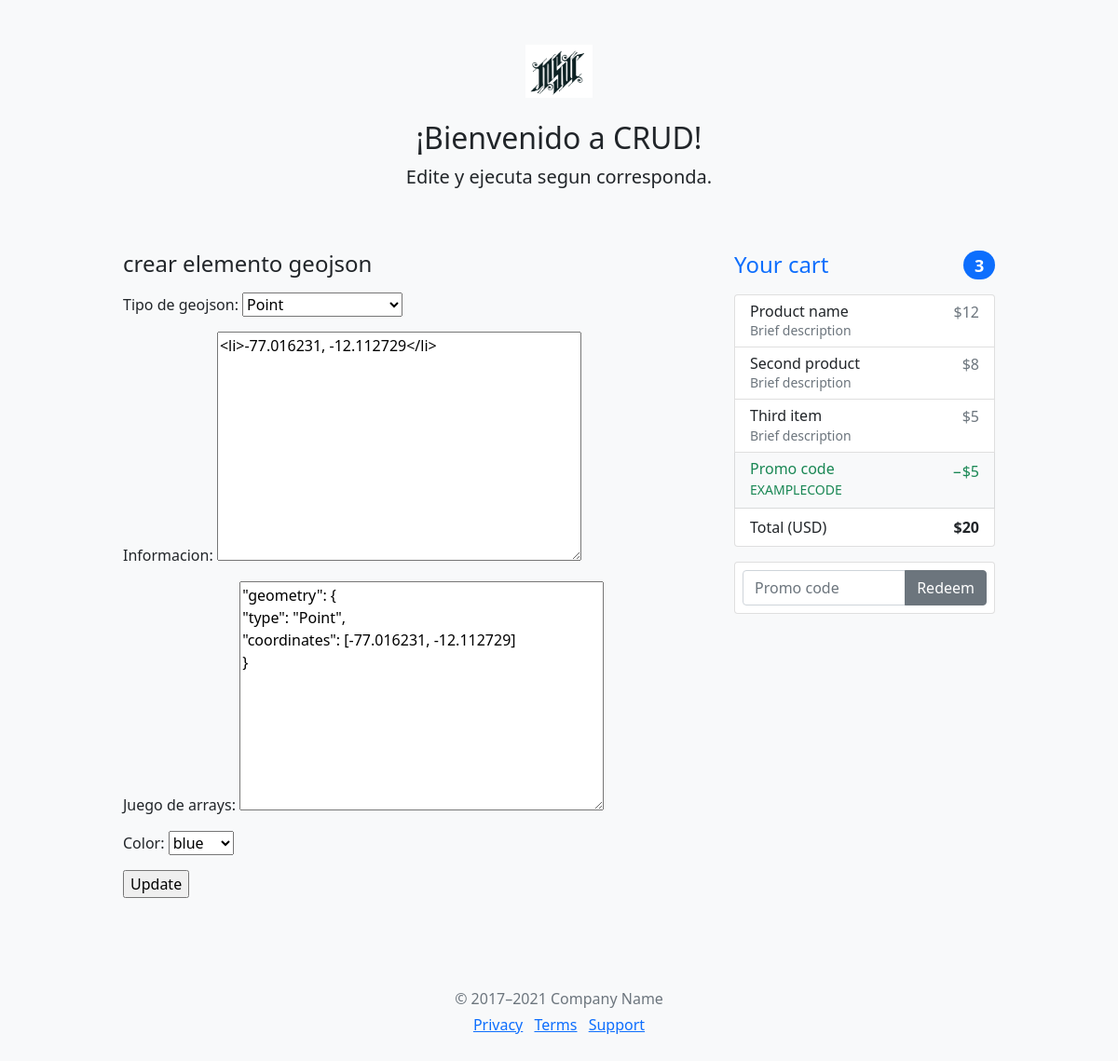
The page /polls/1/interfaceGeojsonUpdate/ on the database as committed earlier.
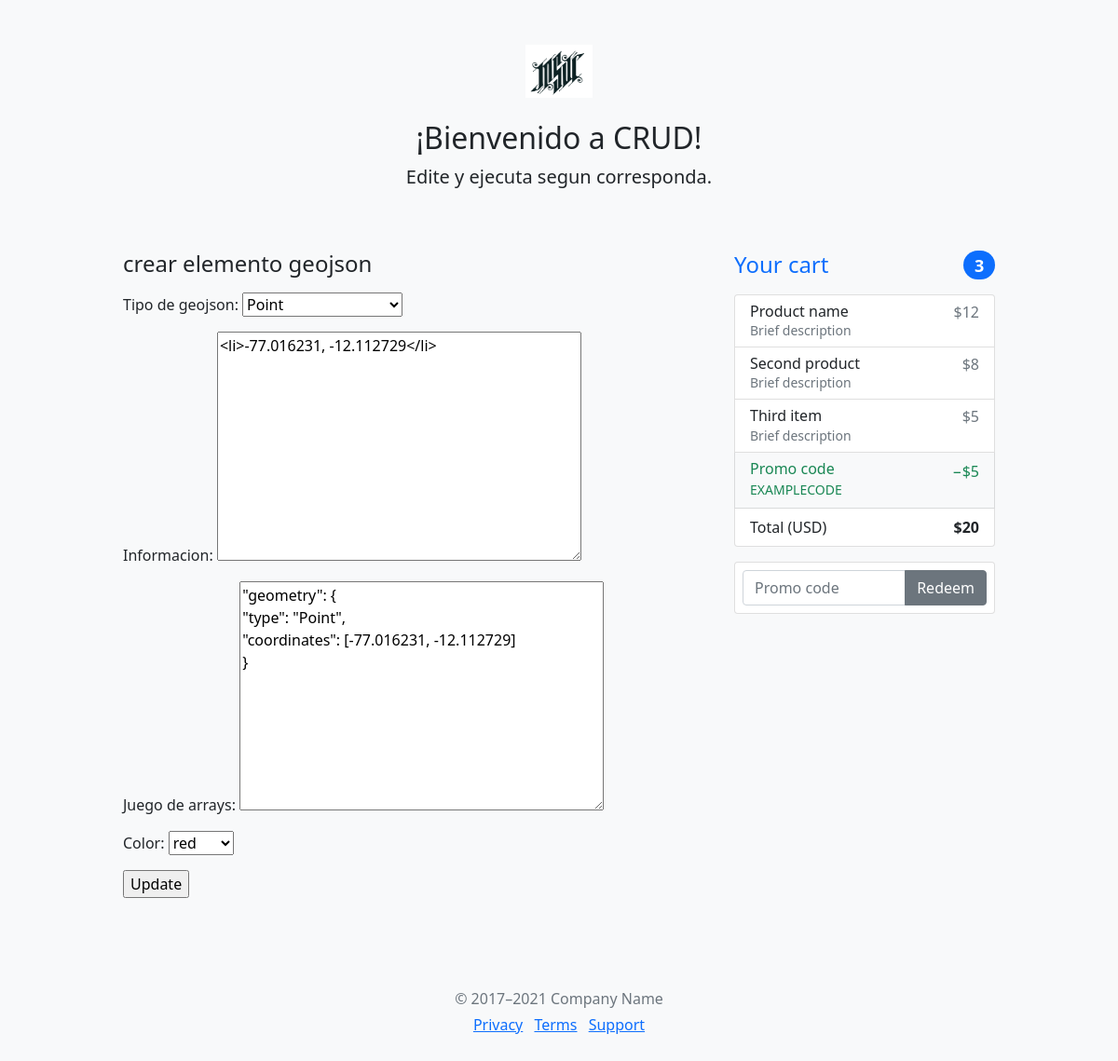
The same page on the database as committed later.
### polls/models.py (models this page shows, shortened)
class InterfaceGeojson(models.Model):
    tipo_de_geojson = models.CharField(
        max_length=2,
        choices=[
            ('SP', 'Point'),
            ('MP', 'MultiPoint'),
            ('SL', 'LineString'),
            ('ML', 'MultiLineString'),
            ('SG', 'Polygon'),
            ('MG', 'MultiPolygon'),
            ('GC', 'GeometryCollection'),
        ],
        default='SP',)
    informacion = models.TextField(default='')
    juego_de_arrays = models.TextField(default='')
    color = models.CharField(
        max_length=6,
        choices=[
            ('red', 'red'),
            ('green', 'green'),
            ('blue', 'blue'),
            ('yellow', 'yellow'),
        ],
        default='RE',)

### polls/views.py (the view)
# urls.py: path('<int:pk>/interfaceGeojsonUpdate/', views.InterfaceGeojsonUpdate.as_view(), name='interfaceGeojsonUpdate'),
class InterfaceGeojsonUpdate(UpdateView):
    model = InterfaceGeojson
    fields = '__all__' # ['name']
    template_name_suffix = '_update_form'

### polls/templates/polls/interfacegeojson_update_form.html (shortened to what this page needs)
{% extends "CUD.html" %}
{% load static %}
{% block identificador %}
crear elemento geojson
{% endblock %}
{% block bloque_1 %}
<form method="post">{% csrf_token %}
    {{ form.as_p }}
    <input type="submit" value="Update">
</form>
{% endblock %}

Rows that differ between the two databases and show on the page:
changed InterfaceGeojson "Point": color "blue" → "red"
